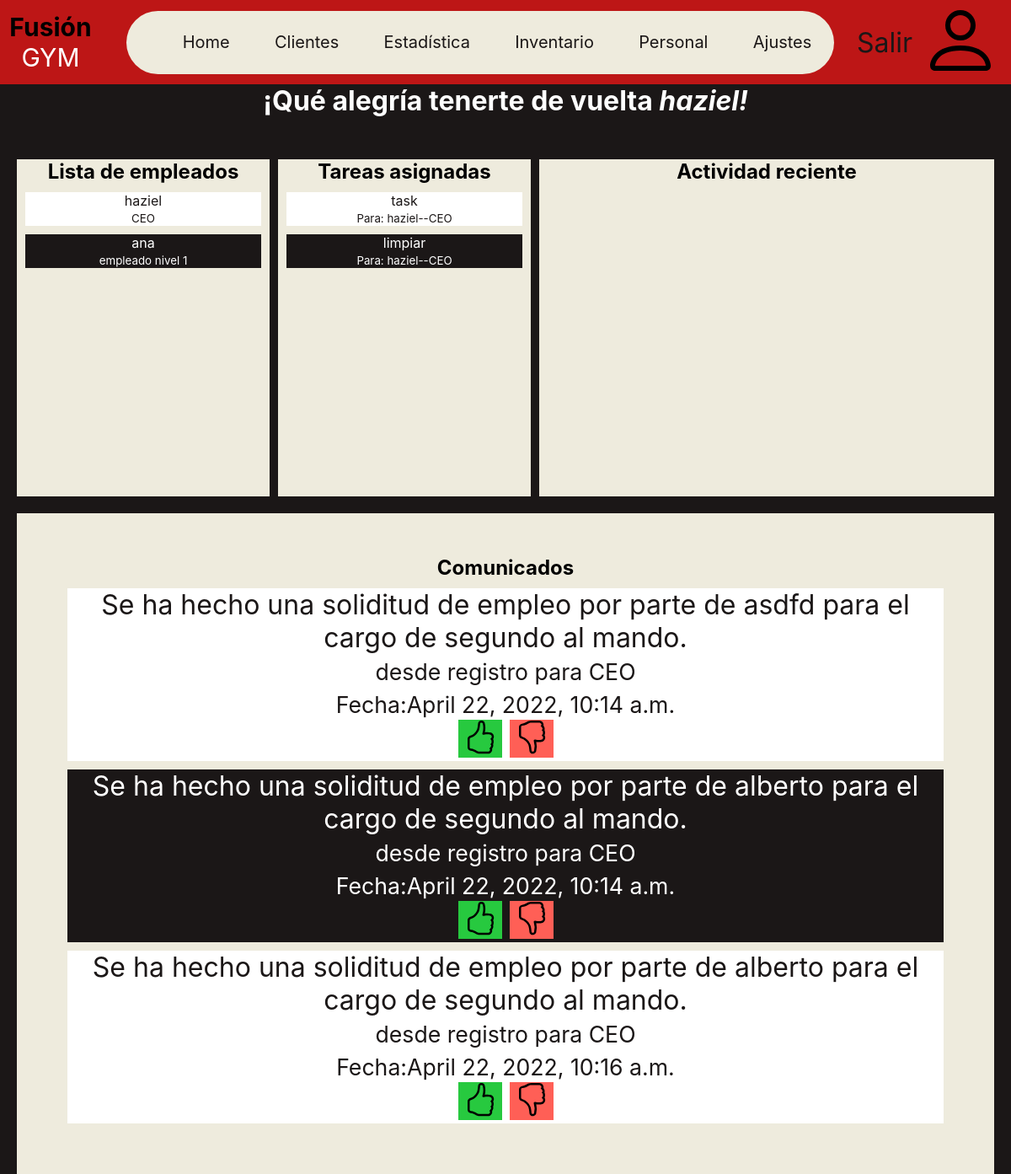
Screenshot of /personal (signed in) with the database file from the repository.
### base/models.py (models this page shows, shortened)
class Staff(AbstractUser):
    username = models.CharField(max_length=200, default="", unique=True)
    RANKS = (
        'CEO', 'segundo al mando',
        'empleado nivel 1', 'empleado nivel 2')
    ranks_readable = tuple(zip(RANKS, RANKS))
    rank = models.CharField(
        max_length=50, choices=ranks_readable, default=RANKS[-1])
    def __str__(self):
        return f'{self.username}--{self.rank}'

class Task(models.Model):
    name = models.CharField(max_length=50)
    description = models.TextField(default='', blank=True)
    assigned_by = models.ForeignKey(
        Staff, on_delete=models.CASCADE, null=True, related_name='assigned_by')
    assigned_to = models.ForeignKey(
        Staff, on_delete=models.CASCADE, null=True, related_name='assigned_to')
    duration = models.TimeField()
    importance_level = ((1, 1), (2, 2), (3, 3))
    importance = models.SmallIntegerField(choices=importance_level, default=2)
    is_complete = models.BooleanField(default=False)

### stats/models.py (models this page shows)
class Dispatches(models.Model):
    text = models.TextField(default='')
    date = models.DateTimeField(auto_now_add=True)
    staff_from = models.CharField(max_length=200)
    staff_to  = models.CharField(max_length=200,default='todos')
    subject = models.CharField(max_length=100,default='mensaje')

### base/views.py (the view)
# urls.py: path('personal',views.staff_page,name='staff'),
@login_required(login_url='login-page')
def staff_page(req):
    users = Staff.objects.all()
    now = str(datetime.now())
    morning = f"{now.split(' ')[0]} 00:00:00"
    activity = Activity.objects.filter(date__range=[morning,now])
    tasks = Task.objects.all()
    dispatches = Dispatches.objects.all()
    context = {'title': 'Perfil', 'staff': users,
    'activity':activity, 'tasks':tasks, 'dispatches':dispatches}
    return render(req, 'base/staff.html', context)

### base/templates/base/staff.html (shortened to what this page needs)
{% extends 'main.html' %}
{% load static %}
{% block content %}
<link rel="stylesheet" href="{% static 'styles/staff.css' %}">
{% include 'menu.html' %}
<h1 class="welcome-name">
    ¡Qué alegría tenerte de vuelta <i>{{request.user.username}}!</i>
</h1>
<main>
    <article class="profile-content">
        <h2>Lista de empleados</h2>
        {% for user in staff %}
        <section class="card user-card">
                <p>{{user.username}}</p>
                <small>{{user.rank}}</small>
        </section>
        {% endfor %}
    </article>
    <article class="profile-content">
        <h2>Tareas asignadas</h2>
        {% for task in tasks %}
        <section class="card task-card">
                <p>{{task.name}}</p>
                <small>Para: {{task.assigned_to}}</small>
        </section>
        {% endfor %}
    </article>
    <article class="profile-content">
        <h2>Actividad reciente</h2>
    </article>
    <footer class="profile-content dispatches">
        <h2>Comunicados</h2>
        {% for disp in dispatches %}
        {% if disp.staff_to == request.user.username or disp.staff_to == request.user.rank %}
        <section class="card disp">
                <div>
                  <p>{{disp.text}}</p>
                <small>desde {{disp.staff_from}} para {{disp.staff_to}}</small>
                <br>
                <small>Fecha:</small><small class="date">{{disp.date}}</small>
                </div>
                <div>
                    <button class="like">
                        <img src="{% static 'icons/hand-thumbs-up.svg' %}" alt="">
                    </button>
                    <button class="dislike">
                        <img src="{% static 'icons/hand-thumbs-down.svg' %}" alt="">
                    </button>
                </div>
        </section>
        {% endif %}
        {% endfor %}
    </footer>
</main>
{% endblock content %}

### static/styles/main.css (style rules this page uses)
body { box-sizing: border-box; background-color: #1b1717; font-family: 'inter'; overflow-x: hidden; }
*, *::after, *::before { box-sizing: inherit; margin: 0; }
.welcome-name { text-align: center; color: #fff; }

### static/styles/staff.css (style rules this page uses)
main { display: grid; margin: 50px 20px 0 ; grid-template-columns: 25vw 25vw auto; grid-template-rows: 50vh auto; grid-column-gap:10px; grid-row-gap:20px; text-align: center; }
.profile-content { background-color: #EEEBDD; overflow-y: scroll; }
footer { grid-column-start:span 3; padding: 50px; }
.card { margin:10px; background-color: #1B1717; color: #FFF; }
.card:nth-child(even) { background-color: #FFF; color:#1B1717; }
.disp { font-size: 2rem; }
.disp img { width: 40px; }
.like { background-color: #27C93F; }
.dislike { background-color: #FF5F56; }
.like , .dislike { border-style: none; }

### rows the page displays
Staff: user.username "haziel", username "haziel", rank "CEO"
Staff: username "ana", rank "empleado nivel 1"
Task: name "task", assigned_to "haziel--CEO"
Task: name "limpiar", assigned_to "haziel--CEO"
Dispatches: text "Se ha hecho una soliditud de empleo por parte de asdfd para el cargo de segundo al mando.", staff_from "registro", staff_to "CEO", date "April 22, 2022, 10:14 a.m."
Dispatches: text "Se ha hecho una soliditud de empleo por parte de alberto para el cargo de segundo al mando.", staff_from "registro", staff_to "CEO", date "April 22, 2022, 10:14 a.m."
Dispatches: text "Se ha hecho una soliditud de empleo por parte de alberto para el cargo de segundo al mando.", staff_from "registro", staff_to "CEO", date "April 22, 2022, 10:16 a.m."
